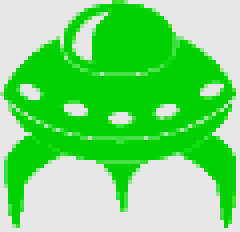
#> input picture alien_invasion/image/alien.bmp, 60 x 58 px (shown 4 times larger)
$ python '三维立体画.py' --depth ../alien_invasion/image/alien.bmp
#> lines starting #> are read from the running program, lines starting #| are printed output that depends on the picture
import random
import argparse
from PIL import Image, ImageDraw

def createSpacingDepthExample():
    """创建间距深度示例图"""
    # 需要提前准备test/a.png, b.png, c.png文件
    tiles = [Image.open('test/a.png'), Image.open('test/b.png'),
             Image.open('test/c.png')]
    img = Image.new('RGB', (600, 400), (0, 0, 0))  # 创建黑色背景
    spacing = [10, 20, 40]  # 不同行的间距值
    # 平铺演示
    for j, tile in enumerate(tiles):
        for i in range(8):
            # 计算位置：横向增加偏移，纵向每行间隔100像素
            x = 10 + i * (100 + j * 10)
            y = 10 + j * 100
            img.paste(tile, (x, y))
    img.save('sdepth.png')

def createRandomTile(dims):
    """生成随机纹理瓷砖"""
    img = Image.new('RGB', dims)  # 创建新图像
    draw = ImageDraw.Draw(img)    # 创建绘图对象
    r = int(min(*dims)/100)       # 椭圆半径
    n = 1000                      # 椭圆数量
    # 随机绘制椭圆
    for _ in range(n):
        # 随机位置
        x = random.randint(0, dims[0]-r)
        y = random.randint(0, dims[1]-r)
        # 随机颜色
        fill = (
            random.randint(0, 255),
            random.randint(0, 255),
            random.randint(0, 255)
        )
        # 绘制椭圆
        draw.ellipse((x-r, y-r, x+r, y+r), fill=fill)
    return img

def createTiledImage(tile, dims):
    """创建平铺图像"""
    img = Image.new('RGB', dims)  # 目标图像
    W, H = dims                   # 目标尺寸
    w, h = tile.size              # 瓷砖尺寸
    # 计算行列数
    cols = int(W/w) + 1
    rows = int(H/h) + 1
    # 平铺操作
    for i in range(rows):
        for j in range(cols):
            img.paste(tile, (j*w, i*h))  # 按行列位置粘贴
    return img

def createDepthMap(dims):
    """创建示例深度图"""
    dmap = Image.new('L', dims)  # 创建灰度图
    # 绘制三个矩形区域
    dmap.paste(10, (200, 25, 300, 125))  # 浅灰区域(远)
    dmap.paste(30, (200, 150, 300, 250)) # 中灰区域(中)
    dmap.paste(20, (200, 275, 300, 375)) # 深灰区域(近)
    return dmap

def createDepthShiftedImage(dmap, img):
    """创建深度偏移图像"""
    assert dmap.size == img.size
    sImg = img.copy()  # 创建副本
    pixD = dmap.load() # 深度图像素访问对象
    pixS = sImg.load() # 结果图像像素访问对象
    cols, rows = sImg.size
    for j in range(rows):
        for i in range(cols):
            xshift = pixD[i, j]        # 从深度图获取偏移量
            xpos = i - 140 + xshift    # 计算新位置
            # 边界检查
            if 0 <= xpos < cols:
                # 应用像素偏移
                pixS[i, j] = pixS[xpos, j]
    return sImg

def createAutoStereogram(dmap, tile=None):
    """生成自动立体图核心函数"""
    # 确保深度图为灰度模式
    if dmap.mode != 'L':
        dmap = dmap.convert('L')
    # 生成或使用提供的瓷砖
    if not tile:
        tile = createRandomTile((100, 100))  # 默认生成100x100瓷砖
    # 创建平铺底图
    img = createTiledImage(tile, dmap.size)
    sImg = img.copy()  # 创建结果图像副本
    # 获取像素访问对象
    pixD = dmap.load()  # 深度图像素
    pixS = sImg.load()  # 立体图像素
    cols, rows = sImg.size
    # 根据深度图偏移像素
    for j in range(rows):
        for i in range(cols):
            # 计算偏移量
            xshift = pixD[i, j] // 10   # 缩小偏移量比例
            xpos = i - tile.size[0] + xshift  # 使用瓷砖宽度作为基准偏移
            # 边界检查
            if 0 <= xpos < cols:
                pixS[i, j] = pixS[xpos, j]
    return sImg

def main():
    """主函数"""
    print("正在生成自动立体图...")
    # 配置命令行参数
    parser = argparse.ArgumentParser(description="自动立体图生成器")
    parser.add_argument('--depth', dest='dmFile', required=True,
                       help='输入深度图文件路径')
    parser.add_argument('--tile', dest='tileFile', required=False,
                       help='可选瓷砖纹理文件路径')
    parser.add_argument('--out', dest='outFile', required=False,
                       help='输出文件路径(默认as.png)')
    args = parser.parse_args()
    # 处理输出路径
    outFile = 'as.png'
    if args.outFile:
        outFile = args.outFile
    # 加载瓷砖文件
    tile = None
    if args.tileFile:
        try:
            tile = Image.open(args.tileFile)
        except FileNotFoundError:
            print(f"错误：瓷砖文件 {args.tileFile} 不存在")
            return
    # 加载深度图
    try:
        dmImg = Image.open(args.dmFile)
#> dmImg is the input picture: PIL image 60x58 RGB; mean R, G, B 112.2, 219.7, 112.2
    except FileNotFoundError:
        print(f"错误：深度图文件 {args.dmFile} 不存在")
        return
    # 生成并保存
    asImg = createAutoStereogram(dmImg, tile)
#> in createAutoStereogram, `dmap = dmap.convert('L')`:
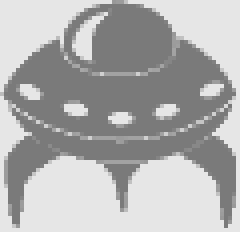
#> dmap: PIL image 60x58 L (shown 4 times larger); min 122, max 230, mean 175.3
#> in createRandomTile, `img = Image.new('RGB', dims)`: img: PIL image 100x100 RGB; every value is 0
#> in createAutoStereogram, `tile = createRandomTile((100, 100))`:
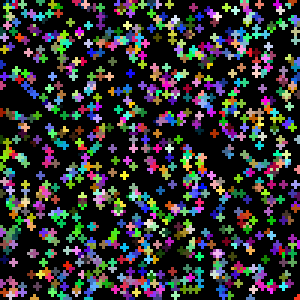
#> tile: PIL image 100x100 RGB (shown 3 times larger); mean R, G, B 48.7, 49.2, 49.5
#> in createTiledImage, `img = Image.new('RGB', dims)`: img: PIL image 60x58 RGB; every value is 0
#> after the loop in createTiledImage, `for i in range(rows):`:
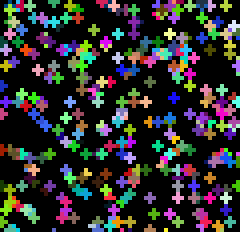
#> img: PIL image 60x58 RGB (shown 4 times larger); mean R, G, B 46.4, 46.4, 46.3
    asImg.save(outFile)
    print(f"已保存立体图至：{outFile}")

if __name__ == '__main__':
    main()
